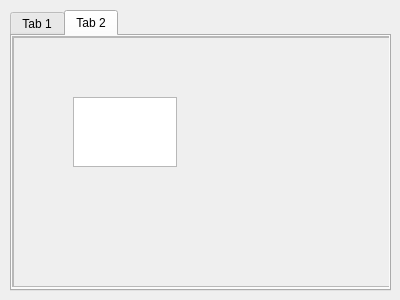
<?xml version="1.0" encoding="UTF-8"?>
<ui version="4.0">
 <class>Form</class>
 <widget class="QWidget" name="Form">
  <property name="geometry">
   <rect>
    <x>0</x>
    <y>0</y>
    <width>400</width>
    <height>300</height>
   </rect>
  </property>
  <property name="windowTitle">
   <string>Form</string>
  </property>
  <widget class="QTabWidget" name="tabWidget">
   <property name="geometry">
    <rect>
     <x>10</x>
     <y>10</y>
     <width>381</width>
     <height>281</height>
    </rect>
   </property>
   <property name="currentIndex">
    <number>1</number>
   </property>
   <widget class="QWidget" name="tab">
    <attribute name="title">
     <string>Tab 1</string>
    </attribute>
   </widget>
   <widget class="QWidget" name="tab_2">
    <attribute name="title">
     <string>Tab 2</string>
    </attribute>
    <widget class="QWidget" name="horizontalLayoutWidget">
     <property name="geometry">
      <rect>
       <x>0</x>
       <y>0</y>
       <width>381</width>
       <height>251</height>
      </rect>
     </property>
     <layout class="QHBoxLayout" name="horizontalLayout">
      <item>
       <widget class="QScrollArea" name="scrollArea">
        <property name="widgetResizable">
         <bool>true</bool>
        </property>
        <widget class="QWidget" name="scrollAreaWidgetContents">
         <property name="geometry">
          <rect>
           <x>0</x>
           <y>0</y>
           <width>377</width>
           <height>247</height>
          </rect>
         </property>
         <widget class="QFrame" name="frame">
          <property name="geometry">
           <rect>
            <x>0</x>
            <y>0</y>
            <width>521</width>
            <height>381</height>
           </rect>
          </property>
          <property name="frameShape">
           <enum>QFrame::StyledPanel</enum>
          </property>
          <property name="frameShadow">
           <enum>QFrame::Raised</enum>
          </property>
          <widget class="QTextEdit" name="textEdit">
           <property name="geometry">
            <rect>
             <x>60</x>
             <y>60</y>
             <width>104</width>
             <height>70</height>
            </rect>
           </property>
          </widget>
         </widget>
        </widget>
       </widget>
      </item>
     </layout>
    </widget>
   </widget>
  </widget>
 </widget>
 <resources/>
 <connections/>
</ui>
